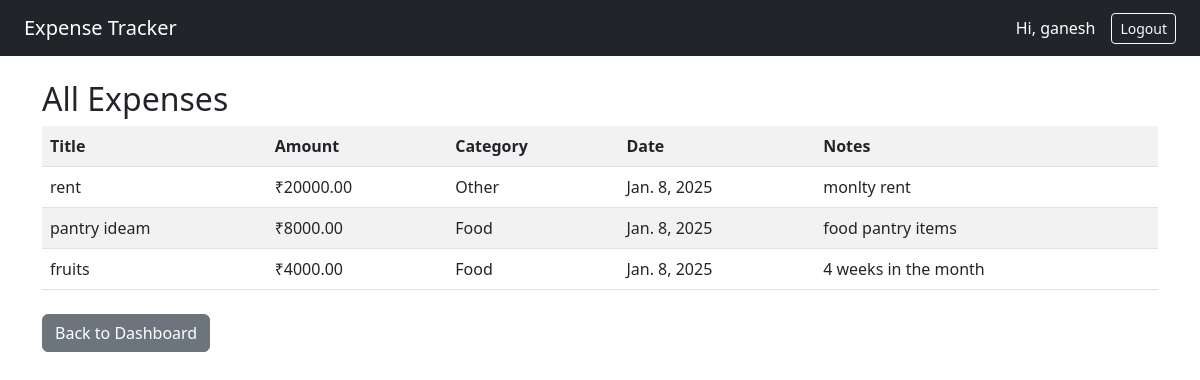
Screenshot of /expenses/ (signed in) with the database file from the repository.
### tracker/models.py (models this page shows, shortened)
class Expense(models.Model):
    CATEGORY_CHOICES = [
        ('Food', 'Food'),
        ('Travel', 'Travel'),
        ('Bills', 'Bills'),
        ('Other', 'Other')
    ]
    user = models.ForeignKey(User, on_delete=models.CASCADE)
    title = models.CharField(max_length=100)
    amount = models.DecimalField(max_digits=10, decimal_places=2)
    category = models.CharField(max_length=20, choices=CATEGORY_CHOICES)
    date = models.DateField()
    notes = models.TextField(blank=True)

### tracker/views.py (the view)
# urls.py: path('expenses/', views.all_expenses, name='all_expenses'),
@login_required
def all_expenses(request):
    expenses = Expense.objects.filter(user=request.user).order_by('-date')
    return render(request, 'tracker/all_expenses.html', {'expenses': expenses})

### tracker/templates/tracker/all_expenses.html
{% extends 'tracker/base.html' %}
{% block content %}
<h2>All Expenses</h2>
<table class="table table-striped">
  <tr>
    <th>Title</th>
    <th>Amount</th>
    <th>Category</th>
    <th>Date</th>
    <th>Notes</th>
  </tr>
  {% for exp in expenses %}
  <tr>
    <td>{{ exp.title }}</td>
    <td>₹{{ exp.amount }}</td>
    <td>{{ exp.category }}</td>
    <td>{{ exp.date }}</td>
    <td>{{ exp.notes }}</td>
  </tr>
  {% empty %}
  <tr><td colspan="5">No expenses recorded.</td></tr>
  {% endfor %}
</table>
<a href="{% url 'dashboard' %}" class="btn btn-secondary mt-2">Back to Dashboard</a>
{% endblock %}

### tracker/templates/tracker/base.html (shortened to what this page needs)
<!DOCTYPE html>
<html lang="en">
<head>
    <link rel="stylesheet" href="https://cdn.jsdelivr.net/npm/bootstrap@5.3.0/dist/css/bootstrap.min.css">
</head>
<body>
    <nav class="navbar navbar-expand-lg navbar-dark bg-dark px-4">
        <a class="navbar-brand" href="{% url 'dashboard' %}">Expense Tracker</a>
        <div class="ms-auto d-flex align-items-center">
            {% if user.is_authenticated %}
                <span class="text-white me-3">Hi, {{ user.username }}</span>
                <form method="POST" action="{% url 'logout' %}">
                    <button type="submit" class="btn btn-outline-light btn-sm">Logout</button>
                </form>
            {% else %}
                <a href="{% url 'login' %}" class="btn btn-outline-light btn-sm">Login</a>
            {% endif %}
        </div>
    </nav>
    <div class="container mt-4">
        {% block content %}{% endblock %}
    </div>
</body>
</html>

### rows the page displays
Expense: title "rent", amount "20000.00", category "Other", date "Jan. 8, 2025", notes "monlty rent"
Expense: title "pantry ideam", amount "8000.00", category "Food", date "Jan. 8, 2025", notes "food pantry items"
Expense: title "fruits", amount "4000.00", category "Food", date "Jan. 8, 2025", notes "4 weeks in the month"

### other values shown
{{ user.username }} "ganesh"
